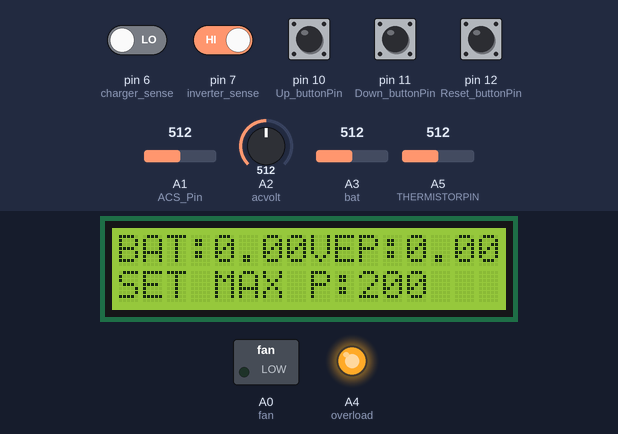
Simulated run of this sketch. Board: Arduino Uno, built with avr-gcc and run on an emulated ATmega328P. Parts: 16×2 character LCD, switched loads named in the sketch (green lamp = pin HIGH), output pins drawn as LEDs (lit = HIGH). Inputs (shaded band) come from the test bench; at power-on: pin 7 (inverter_sense), pin 10 (Up_buttonPin), pin 11 (Down_buttonPin), pin 12 (Reset_buttonPin) HIGH, pin 6 (charger_sense) LOW, A5 (THERMISTORPIN) = 512, A2 (acvolt) = 512, A1 (ACS_Pin) = 512, A3 (bat) = 512. EEPROM starts erased.

Above: at 1.3 s.
1.4 s: A5 (THERMISTORPIN) set to 216
7.0 s: A5 (THERMISTORPIN) set to 186
At 11.07 s:
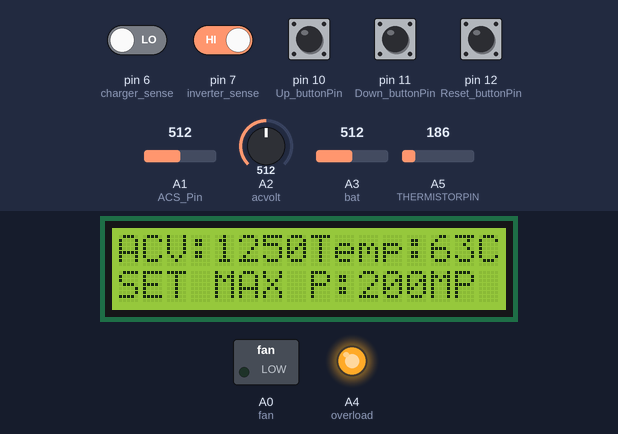
12.7 s: A2 (acvolt) set to 306
At 16.41 s:
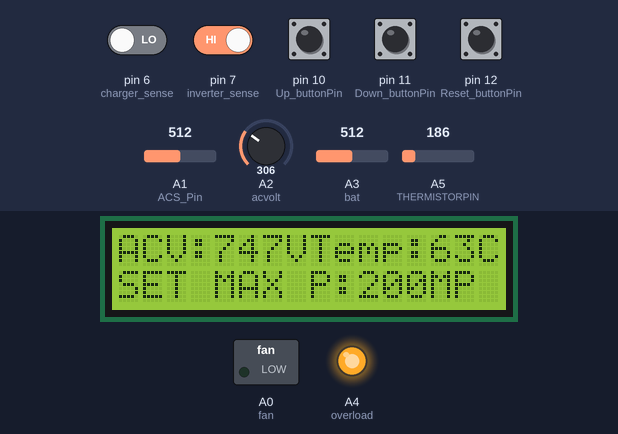
18.0 s: A5 (THERMISTORPIN) set to 210
At 22.2 s:
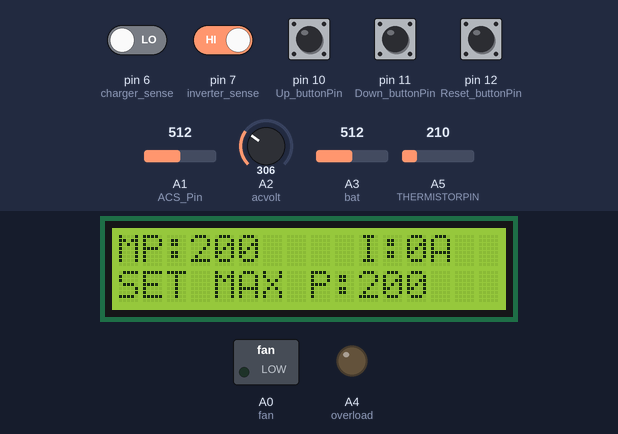
22.5 s: A5 (THERMISTORPIN) set to 190
At 26.23 s:
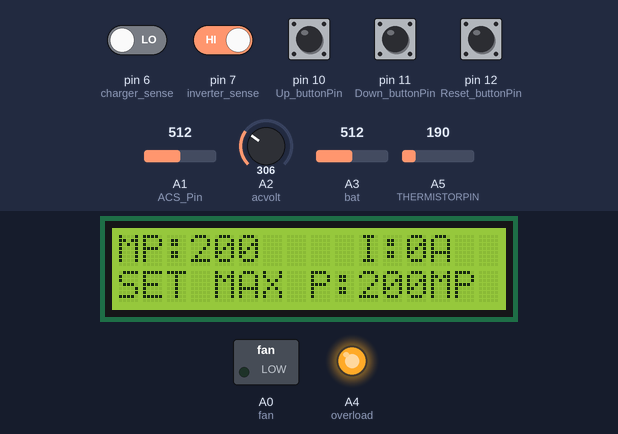
28.6 s: A2 (acvolt) set to 46
At 41.31 s:
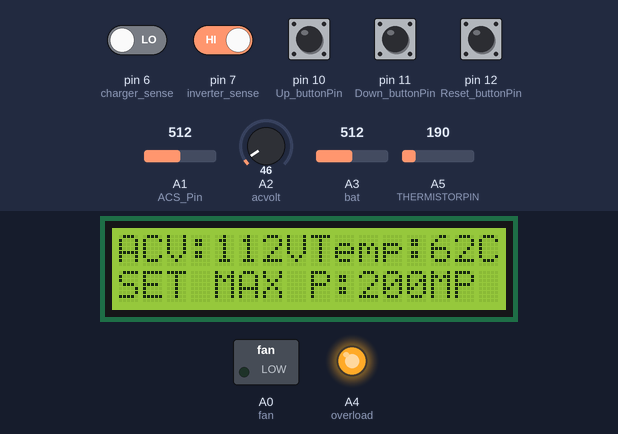
42.0 s: A2 (acvolt) set to 36
At 46.64 s:
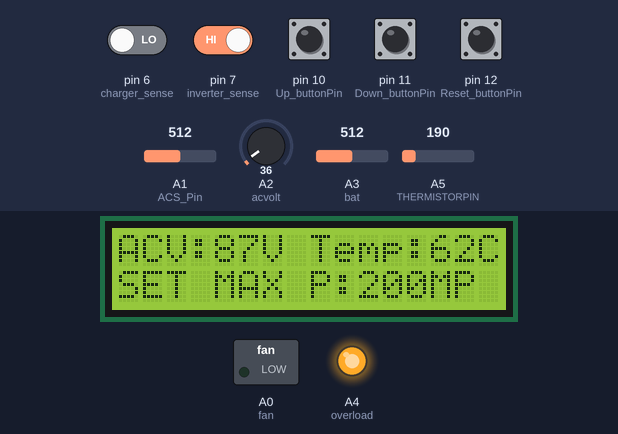
Timing chart, 0 to 48.1 s (numbered marks = the images above; inputs shaded):
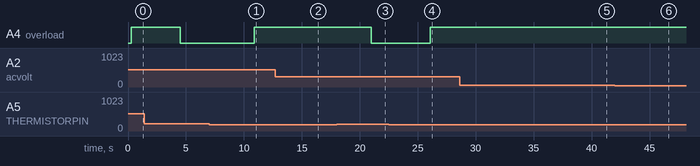

Measured:
- the behaviour switches between 204 and 203 on A5 (THERMISTORPIN) (found by bisection; images 0 and 1)
- the behaviour switches between 41 and 40 on A2 (acvolt) (found by bisection; images 5 and 6)
- after the input at 7.0 s, A4 (overload): LOW → HIGH after 3.9 s
- after the input at 12.7 s, the display: first differs from a run without the input after 3.2 s (image 2)
- after the input at 18.0 s, A4 (overload): HIGH → LOW after 3.0 s; the display: first differs from a run without the input after 3.0 s (image 3)
- after the input at 22.5 s, A4 (overload): LOW → HIGH after 3.6 s; the display: first changes after 3.6 s (image 4 shows a later state)
- after the input at 42.0 s, the display: first differs from a run without the input after 4.1 s (image 6)

The sketch:

pushbutton_control_for_ivverter.ino
```cpp
#include <EEPROM.h>
#include <stdlib.h>
#include <LiquidCrystal.h>
LiquidCrystal lcd(0, 1, 2, 3, 4, 5);

int page_counter=1 ;       //To move beetwen pages
long tempPassword;  //Variable to store the input password
String pass = "";   //Variable to store the input password
int y;
const int  Up_buttonPin   = 10;    // the pin that the pushbutton is attached to
const int  Down_buttonPin = 11;
const int Reset_buttonPin = 12;
int charger_sense = 6;
int inverter_sense = 7;
int voltage_charger;
int voltage_inverter;
int buttonPushCounter = 200;   // counter for the number of button presses
int up_buttonState = 0;         // current state of the up button
int up_lastButtonState = 0;     // previous state of the up button
int down_buttonState = 0;         // current state of the up button
int down_lastButtonState = 0;     // previous state of the up button
int Reset_buttonState = HIGH;
int Reset_lastButtonState = 0;
bool bPress = false;
bool uPress = false;
bool rPress = false;
int period = 5000;
unsigned long time_now = 0;
int buttonStatePrevious = LOW;                      // previousstate of the switch
unsigned long minButtonLongPressDuration = 4000;    // Time we wait before we see the press as a long press
unsigned long buttonLongPressMillis;                // Time in ms when we the button was pressed
bool buttonStateLongPress = false;                  // True if it is a long press
const int intervalButton = 50;                      // Time between two readings of the button state
unsigned long previousButtonMillis;                 // Timestamp of the latest reading
unsigned long buttonPressDuration;                  // Time the button is pressed in ms
unsigned long currentMillis;          // Variabele to store the number of milleseconds since the Arduino has started

unsigned long previousMillis = 0;
unsigned long interval = 10000; //Desired wait time 10 seconds


#define SAMPLES 300   //Number of samples you want to take everytime you loop
#define overload A4
#define fan A0
#define bat A3
#define ACS_Pin A1    //ACS712 data pin analong input
#define acvolt A2 //ACS712 data pin analong input
#define NUM_SAMPLES 10
#define THERMISTORPIN A5 // resistance at 25 degrees C
#define THERMISTORNOMINAL 10000 // temp. for nominal resistance (almost always 25 C)
#define TEMPERATURENOMINAL 25 // how many samples to take and average, more takes longer
#define NUMSAMPLES 5 // but is more 'smooth'
#define BCOEFFICIENT 3950 // The beta coefficient of the thermistor (usually 3000-4000)
#define SERIESRESISTOR 10000 // the value of the 'other' resistor
int heat = 0;
int samples[NUMSAMPLES];
int sum = 0;                    // sum of samples taken
unsigned char sample_count = 0; // current sample number
float voltage = 0.0;            // calculated voltage
float voltage1 = 0.00;
float High_peak,Low_peak;         //Variables to measure or calculate
float Amps_Peak_Peak, Amps_RMS;
float a;
float Totalpower = 0.0;
float errorTotalcurrent = 0.0;
int Totalacvoltage = 0;
int Totalcurrent = 0;
int degree = 0;
int temp = 0;
int val;
int maxpower= 1;
int value;
int stream = 0;
bool over;
bool wait;
byte buttonpressed = 9;                // how many times the button has been pressed
byte lastpresscount = 0;               // to keep track of last press count
byte pressed = 5;                // how many times the button has been pressed
byte presscount = 0;               // to keep track of last press count
byte i = 5;
byte x = 0;
byte z = 9;


void setup(){
  pinMode(Up_buttonPin , INPUT_PULLUP);
  pinMode(Down_buttonPin , INPUT_PULLUP);
  pinMode(Reset_buttonPin , INPUT_PULLUP);
  pinMode(charger_sense , INPUT);
  pinMode(inverter_sense , INPUT);
  pinMode(fan , OUTPUT);
  pinMode(ACS_Pin,INPUT);  //Define the pin mode
  pinMode(THERMISTORPIN,INPUT);  //Define the pin mode
  pinMode(acvolt ,INPUT);  //Define the pin mode
  pinMode(bat,INPUT);  //Define the pin mode
  pinMode(overload,OUTPUT);  //Define the pin mode
  pinMode(fan,OUTPUT);  //Define the pin mode
  lcd.begin(16,2);
  lcd.clear();
  seememory();
 }

void dcvoltage(){
   while (sample_count < NUM_SAMPLES) {
        sum += analogRead(bat);
        sample_count++;
        delay(50);
    }
    voltage = (analogRead(bat) * 4.86) / 1024.0;
     voltage1 = (voltage * 101);   //107.6003761
    sample_count = 0;
    sum = 0;
 }

void temperature(){
  uint8_t i;
  float average;  // take N samples in a row, with a slight delay
  for (i=0; i< NUMSAMPLES; i++) {
   samples[i] = analogRead(THERMISTORPIN);
   delay(50);
  }
  average = 0; // average all the samples out
  for (i=0; i< NUMSAMPLES; i++) {
     average += samples[i];
  }
  average /= NUMSAMPLES;
  average = 1023 / average - 1;
  average = SERIESRESISTOR / average;
  float steinhart;
  steinhart = average / THERMISTORNOMINAL;     // (R/Ro)
  steinhart = log(steinhart);                  // ln(R/Ro)
  steinhart /= BCOEFFICIENT;                   // 1/B * ln(R/Ro)
  steinhart += 1.0 / (TEMPERATURENOMINAL + 273.15); // + (1/To)
  steinhart = 1.0 / steinhart;                 // Invert
  steinhart -= 273.15;                         // convert to C
  heat = steinhart;
 }

void acvoltage(){
  int sensorValue = analogRead(acvolt);
  int voltage = sensorValue * (2500.0 / 1024.0); // Convert the analog reading (which goes from 0 - 1023) to a voltage (0 - 250V)
  Totalacvoltage = voltage;
}

void accurrent(){
int cnt;            //Counter
  High_peak = 0;      //We first assume that our high peak is equal to 0 and low peak is 1024, yes inverted
  Low_peak = 1024;
      for(cnt=0 ; cnt<SAMPLES ; cnt++)          //everytime a sample (module value) is taken it will go through test
      {
        float ACS_Value = analogRead(ACS_Pin); //We read a single value from the module
        if(ACS_Value > High_peak)                //If that value is higher than the high peak (at first is 0)
            {
              High_peak = ACS_Value;            //The high peak will change from 0 to that value found
            }
        if(ACS_Value < Low_peak)                //If that value is lower than the low peak (at first is 1024)
            {
              Low_peak = ACS_Value;             //The low peak will change from 1024 to that value found
            }
      }                                        //We keep looping until we take all samples and at the end we will have the high/low peaks values
  Amps_Peak_Peak = High_peak - Low_peak;      //Calculate the difference
  Amps_RMS = (Amps_Peak_Peak-23);     //Now we have the peak to peak value normally the formula requires only multiplying times 0.3536

  errorTotalcurrent =  Amps_RMS - 0.95;          // subtracting error of 0.95 which can varry with design
    if (errorTotalcurrent >= 0)
    {
      Totalcurrent == errorTotalcurrent;
    }
    else
    {
      Totalcurrent == 0.0;
    }

  }

void power() {
  Totalpower = Totalacvoltage * Totalcurrent ;
 }

void shutdown1() {
  if (Totalpower >= val  || heat >= 60)
  {
  digitalWrite(overload, HIGH);
  }
  else{
      digitalWrite(overload, LOW);
    }
}

void dcvoltage_charger(){
    voltage_charger = digitalRead(charger_sense);
    }

 void dcvoltage_inverter(){
    voltage_inverter = digitalRead(inverter_sense);
    }

void startfan() {
   dcvoltage_charger();
   dcvoltage_inverter();
    if (voltage_charger || voltage_inverter == HIGH )
   {
    digitalWrite(fan, HIGH);
 }
if(voltage_charger == LOW){
  digitalWrite(fan, LOW);
}
if(voltage_inverter == LOW){
  digitalWrite(fan, LOW);
}
}

void fault() {
  if(Totalpower >= val){
  lcd.clear();
  delay(10);
  lcd.setCursor(0,0);
  lcd.print("FAULT:");
  lcd.setCursor(7,0);
  lcd.print("OVERLOAD");
  }

 if(heat >= 60)  {
  lcd.clear();
  delay(10);
  lcd.setCursor(0,1);
  lcd.print("FAULT:");
  lcd.setCursor(7,1);
  lcd.print("HIGHTEMP");
  }
  }

void EEPROMWritelong(int maxpower, long tempPassword){
      //Decomposition from a long to 4 bytes by using bitshift.
      //One = Most significant -> Four = Least significant byte
      byte four = (tempPassword & 0xFF);
      byte three = ((tempPassword >> 8) & 0xFF);
      byte two = ((tempPassword >> 16) & 0xFF);
      byte one = ((tempPassword >> 24) & 0xFF);
      //Write the 4 bytes into the eeprom memory.
      EEPROM.write(maxpower, four);
      EEPROM.write(maxpower + 1, three);
      EEPROM.write(maxpower + 2, two);
      EEPROM.write(maxpower + 3, one);
      }

long EEPROMReadlong(long maxpower){
      //Read the 4 bytes from the eeprom memory.
      long four = EEPROM.read(maxpower);
      long three = EEPROM.read(maxpower + 1);
      long two = EEPROM.read(maxpower + 2);
      long one = EEPROM.read(maxpower + 3);
      //Return the recomposed long by using bitshift.
      return ((four << 0) & 0xFF) + ((three << 8) & 0xFFFF) + ((two << 16) & 0xFFFFFF) + ((one << 24) & 0xFFFFFFFF);
      }

void seememory() {
     val = EEPROMReadlong(0);
    delay(50);
}

void readmemory() {
 int value = EEPROM.read(temp);
    delay(50);
}

void checkUp(){
wait = 1;
  up_buttonState = digitalRead(Up_buttonPin);  // compare the buttonState to its previous state
  if (up_buttonState != up_lastButtonState) {
    // if the state has changed, increment the counter
    if (up_buttonState == LOW) {
        uPress = true;
      // if the current state is HIGH then the button went from off to on:
      if(buttonPushCounter < 3500)
      {
         //Serial.println("oagfsdfan");
      buttonPushCounter = buttonPushCounter + 200;
      }
    }
    delay(50);
  }
   up_lastButtonState = up_buttonState;  // save the current state as the last state, for next time through the loop
}

void checkDown(){
  wait = 1;
  down_buttonState = digitalRead(Down_buttonPin);
  // compare the buttonState to its previous state
  if (down_buttonState != down_lastButtonState) {
    // if the state has changed, increment the counter
    if (down_buttonState == LOW) {
        bPress = true;
      // if the current state is HIGH then the button went from off to on:
      if(buttonPushCounter > 200)
      {
       buttonPushCounter = buttonPushCounter - 200 ;
      }
    }
   delay(50);
  }
  down_lastButtonState = down_buttonState;  // save the current state as the last state, for next time through the loop
}

void checkReset() {
   if(currentMillis - previousButtonMillis > intervalButton) {
   int Reset_buttonState = digitalRead(Reset_buttonPin);
   if (Reset_buttonState == HIGH && buttonStatePrevious == LOW && !buttonStateLongPress) {
      buttonLongPressMillis = currentMillis;
      buttonStatePrevious = HIGH;
    }
    buttonPressDuration = currentMillis - buttonLongPressMillis;
    if (Reset_buttonState == HIGH && !buttonStateLongPress && buttonPressDuration >= minButtonLongPressDuration)
    {
      buttonStateLongPress = true;
      tempPassword = buttonPushCounter;
       long maxpower=0;
       EEPROMWritelong(maxpower, tempPassword);
       delay(50);
       seememory();
       wait = 0;
    }
    if (Reset_buttonState == LOW && buttonStatePrevious == HIGH) {
      buttonStatePrevious = LOW;
      buttonStateLongPress = false;
   if (!buttonStateLongPress && buttonPressDuration > 2000 && buttonPressDuration < minButtonLongPressDuration)
     {
         buttonPushCounter = 0;
         tempPassword = buttonPushCounter;
         long maxpower=0;
       EEPROMWritelong(maxpower, tempPassword);
       delay(50);
       seememory();
         wait = 0;
      }
    }
        previousButtonMillis = currentMillis;
  }
}


void lcdprint(){
    lcd.setCursor(0,0);
    lcd.print("MAXP:");
    lcd.setCursor(5,0);
    lcd.print(val);
    lcd.println("W ");

    lcd.setCursor(11,0);
    lcd.print("P:");
    lcd.setCursor(13,0);
    lcd.print(Totalpower);
    lcd.println("W");

    lcd.setCursor(0,1);
    lcd.print("BAT:");
    lcd.setCursor(4,1);
    lcd.print(voltage1);
    lcd.println("V ");

    lcd.setCursor(11,1);
    lcd.print("ACv:");
    lcd.setCursor(15,1);
    lcd.print(Totalacvoltage);
    lcd.println("V ");

    lcd.setCursor(0,2);
    lcd.print("Temp:");
    lcd.setCursor(5,2);
    lcd.print(heat);
    lcd.println("C   ");

    lcd.setCursor(11,2);
    lcd.print("I:");
    lcd.setCursor(13,2);
    lcd.print(Totalcurrent);
    lcd.println("A   ");

    lcd.setCursor(0,3);
    lcd.print("SET MAX P:");
    lcd.setCursor(10,3);
    lcd.print(buttonPushCounter);
}

void lcdprint16(){
  switch (page_counter) {
     case 1:{
    lcd.setCursor(0,0);
    lcd.print("BAT:");
    lcd.setCursor(4,0);
    lcd.print(voltage1);

    lcd.setCursor(10,0);
    lcd.print("P:");
    lcd.setCursor(12,0);
    lcd.print(Totalpower);
    lcd.println("W");

    lcd.setCursor(0,1);
    lcd.print("SET MAX P:");
    lcd.setCursor(10,1);
    lcd.print(buttonPushCounter);

    }
 break;
  case 2: {
    lcd.setCursor(0,0);
    lcd.print("ACV:");
    lcd.setCursor(4,0);
    lcd.print(Totalacvoltage);
    lcd.println("V");

    lcd.setCursor(8,0);
    lcd.print("Temp:");
    lcd.setCursor(13,0);
    lcd.print(heat);
    lcd.println("C");

    lcd.setCursor(0,1);
    lcd.print("SET MAX P:");
    lcd.setCursor(10,1);
    lcd.print(buttonPushCounter);
  }
  break;
  case 3:{
    lcd.setCursor(0,0);
    lcd.print("MP:");
    lcd.setCursor(3,0);
    lcd.print(val);

    lcd.setCursor(10,0);
    lcd.print("I:");
    lcd.setCursor(12,0);;
    lcd.print(Totalcurrent);
    lcd.println("A ");

    lcd.setCursor(0,1);
    lcd.print("SET MAX P:");
    lcd.setCursor(10,1);
    lcd.print(buttonPushCounter);
  }
  }

   if (currentMillis - previousMillis > interval) {  //If interval is reached, scroll page
     previousMillis = currentMillis;                   //replace previous millis with current millis as new start point
     lcd.clear();                                      //lcd clear if page is changed.
     if (page_counter <3){                             //Page counter never higher than 3 (total of pages)
     page_counter = page_counter +1;                   //Go to next page
     }
     else{
      page_counter=1;                                  //if counter higher than 3 (last page) return to page 1
     }
     }

}

void loop(){
   lcdprint16();
   readmemory();
   startfan();
   checkUp();
   checkDown();
   checkReset();
   fault();
   shutdown1();
   if(millis() > time_now + period){
       time_now = millis();
        power();
        dcvoltage();
        temperature();
        accurrent();
        acvoltage();
   }
   if( bPress){
       bPress = false;
   }
   if( uPress){
       uPress = false;
   }
   currentMillis = millis();    // store the current time
}
```
